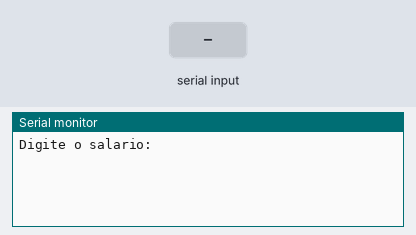
Bench run of a sketch on a simulated Arduino Uno, built with avr-gcc and run on an emulated ATmega328P. On the bench: the last lines printed to the serial monitor. The inputs (shaded band) are chosen by the test bench.

Above: at 2.2 s.
2.3 s: "90,45\n" received over Serial
At 3.0 s:
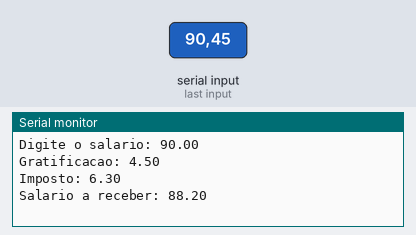
3.8 s: "30,150\n" received over Serial
At 4.9 s:
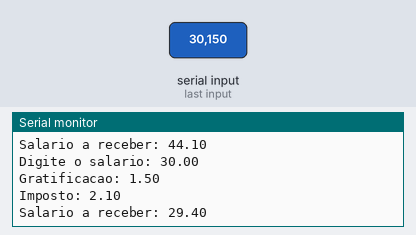
Timing chart, 0 to 6.8 s (numbered marks = the images above; inputs shaded):
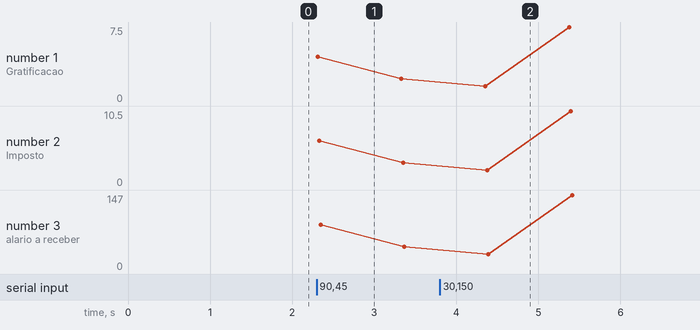

Measured:
- after the input at 2.3 s, the serial monitor: prints a new line at once (image 1)
- after the input at 3.8 s, the serial monitor: prints a new line after 0.53 s (image 2)

The sketch:

Exercicio3.ino
```cpp
float sal,salreceber,grat,imp;

void setup() {
  Serial.begin(9600);
  delay(1000);

}

void loop() {
  Serial.print("Digite o salario: ");
   while (Serial.available() == 0){

   }
  sal = Serial.parseFloat();
  Serial.println(sal);

  grat = sal * 5/100;
  Serial.print("Gratificacao: ");
  Serial.println(grat);

  imp = sal * 7/100;
  Serial.print("Imposto: ");
  Serial.println(imp);

  salreceber = sal + grat - imp;
  Serial.print("Salario a receber: ");
    Serial.println(salreceber);
  delay(1000);


}
```
